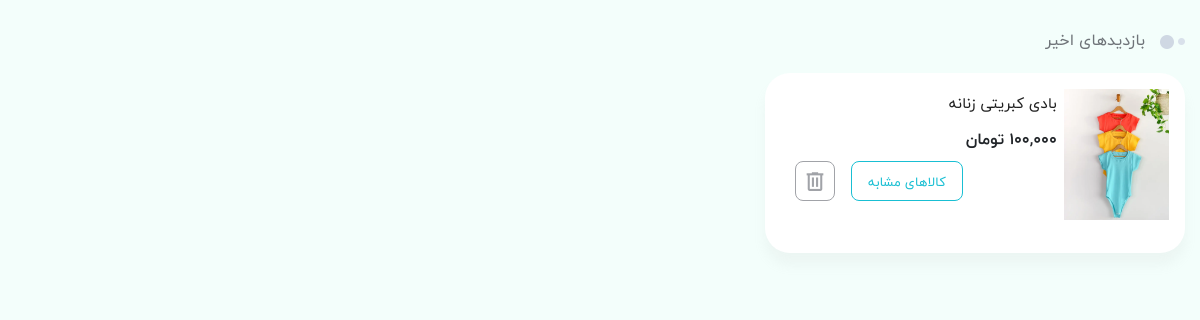
/profile/history (signed in), run on an earlier commit of the app's database.
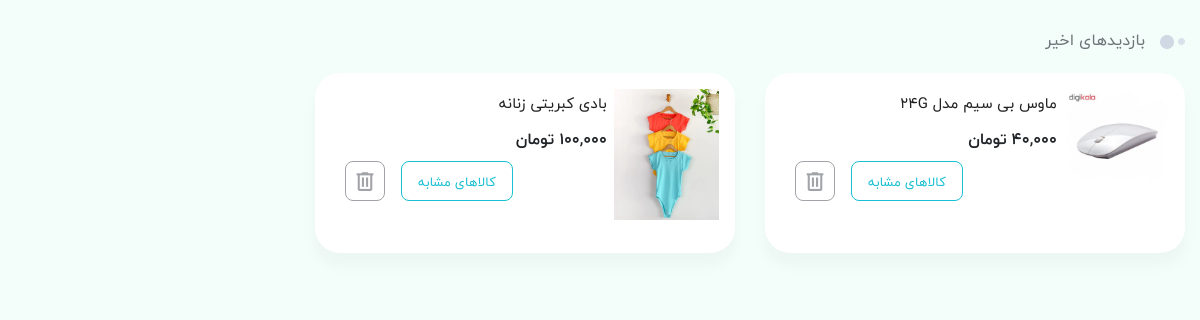
And on a later commit of the database.
### eshop_product/models.py (models this page shows, shortened)
class Product(models.Model):
    STATUS = (
        ('True', "فعال"),
        ("False", "غیرفعال")
    )
    VARIANTS = (
        ('None', 'هیچ'),
        ('Size', 'سایز'),
        ('Color', 'رنگ'),
        ('Size-Color', 'سایزـ‌رنگ'),
    )
    category = models.ForeignKey(Category, on_delete=models.SET_NULL, null=True, verbose_name='دسته')
    brand = models.ForeignKey(Brand, on_delete=models.SET_NULL, blank=True, null=True, verbose_name='برند')
    title = models.CharField(max_length=200, verbose_name='عنوان فارسی')
    title_eng = models.CharField(max_length=150, blank=True, null=True, verbose_name='عنوان انگلیسی')
    keyword = models.CharField(max_length=250, verbose_name='کلمه کلیدی')
    variant = models.CharField(max_length=10, choices=VARIANTS, default='None', verbose_name='تنوع')
    description = models.CharField(max_length=300, verbose_name='توضیحات')
    image = models.ImageField(upload_to=upload_image_path, verbose_name='تصویر')
    price = models.IntegerField(verbose_name='قیمت')
    amount = models.IntegerField(verbose_name='تعداد')
    all_sale = models.IntegerField(default=0, verbose_name='تعداد فروش')
    view_count = models.BigIntegerField(default=0, verbose_name='تعداد بازدیدها')
    details = RichTextUploadingField(verbose_name='جزئيات محصول')
    analyze = RichTextUploadingField(blank=True, null=True, verbose_name='نقد و بررسی')
    status = models.CharField(max_length=50, choices=STATUS, verbose_name='وضعیت')
    slug = models.SlugField(verbose_name='عبارت لینک', null=False, unique=True, allow_unicode=True, max_length=200)
    creat_at = models.DateTimeField(auto_now_add=True, verbose_name='ایجاده شده در تاریخ')
    update_at = models.DateTimeField(auto_now=True, verbose_name='آپدیت شده در تاریخ')
    objects = ProductsManager()
    favourite = models.ManyToManyField(User, blank=True, verbose_name='علاقه‌مندی')
    def __str__(self):
        return self.title
    class Meta:
        verbose_name = 'محصول'
        verbose_name_plural = 'محصولات'
    def price_th(self):
        return f"{self.price:,}"
    price_th.short_description = 'قیمت'
    def image_tag(self):
        return mark_safe('<img src="{}" height="50"/>'.format(self.image.url))
    image_tag.short_description = 'تصویر'
    def get_absolute_url(self):
        return reverse('product_detail', kwargs={'slug': self.slug, 'product_id': self.id})
    def fav_count(self):
        fav = User.objects.filter(product__exact=self.id)
        return fav.count()
    fav_count.short_description = 'تعداد علاقه‌مندان'

### eshop_account/views.py (the view)
# urls.py: path('profile/history', HistoryList.as_view(), name='historyList'),
class HistoryList(ListView):
    template_name = 'account/profile_user_history.html'
    def get_queryset(self):
        request = self.request
        current_user = request.user
        user_history = History.objects.filter(user_id=current_user.id)
        return user_history
    def get_context_data(self, *, object_list=None, **kwargs):
        request = self.request
        current_user = request.user
        user_history = History.objects.filter(user_id=current_user.id).order_by('-id')[:20]
        history_list = []
        for history in user_history:
            name = history.content_object
            product = Product.objects.get(title__exact=name)
            if product.status == 'True':
                history_list.append(product)
        history_list = list(dict.fromkeys(history_list))
        context = {
            'history_list': history_list,
            'user_history': user_history
        }
        return context

### eshop_account/templates/account/profile_user_history.html (shortened to what this page needs)
{% extends 'shared/_MainLayout.html' %}
{% load static %}
{% load render_partial %}
{% load humanize %}
{% block header_ref %}
    <link rel="stylesheet" href="{% static 'css/vendor/nouislider.min.css' %}">
{% endblock %}
{% block content %}
    <main class="main-content dt-sl mt-4 mb-3" style="transform: none;">
        <div class="container main-container" style="transform: none;">
            <div class="row" style="transform: none;">
                <div class="col-xl-9 col-lg-8 col-md-8 col-sm-12">
                    <div class="row">
                        <div class="col-12">
                            <div class="section-title text-sm-title title-wide mb-1 no-after-title-wide dt-sl mb-2 px-res-1">
                                <h2>بازدیدهای اخیر</h2>
                            </div>
                            <div class="dt-sl">
                                <div class="row">
                                    {% if history_list %}
                                        {% for product in history_list %}
                                            <div class="col-lg-6 col-md-12">
                                                <div class="card-horizontal-product">
                                                    <div class="card-horizontal-product-thumb">
                                                        <a href="{{ product.get_absolute_url }}">
                                                            <img src="{{ product.image.url }}" alt="">
                                                        </a>
                                                    </div>
                                                    <div class="card-horizontal-product-content">
                                                        <div class="card-horizontal-product-title">
                                                            <a href="{{ product.get_absolute_url }}">
                                                                <h3>{{ product.title }}</h3>
                                                            </a>
                                                        </div>
                                                        <div class="card-horizontal-product-price">
                                                            <span>{{ product.price|intcomma:False }} تومان</span>
                                                        </div>
                                                        <div class="card-horizontal-product-buttons">
                                                            <a href="{% url 'product_category_list' product.category.slug %}"
                                                               class="btn btn-outline-info">کالاهای مشابه</a>
                                                            <a href="{% url 'history_delete' product.id %}">
                                                                <button class="remove-btn">
                                                                    <i class="mdi mdi-trash-can-outline"></i>
                                                                </button>
                                                            </a>
                                                        </div>
                                                    </div>
                                                </div>
                                            </div>
                                        {% endfor %}
                                    {% endif %}
                                </div>
                            </div>
                        </div>
                    </div>
                </div>
            </div>
        </div>
    </main>
{% endblock %}

What changed in the data, as far as the page shows it:
now on this page (row edited): Product: image (picture), title "ماوس بی سیم مدل 24G"
